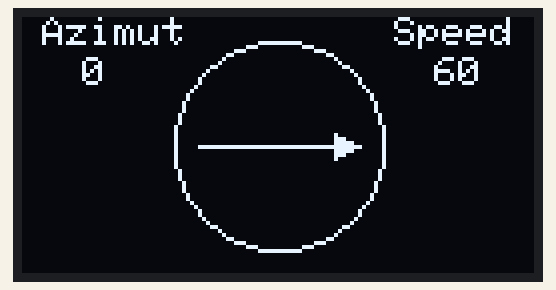
This sketch was run on a simulated Arduino Uno, built with avr-gcc and run on an emulated ATmega328P. Shown: 128×64 one-colour display.

Above: at 1.63 s.
At 2.83 s:
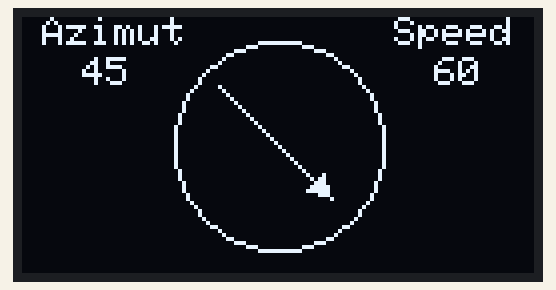
At 4.16 s:
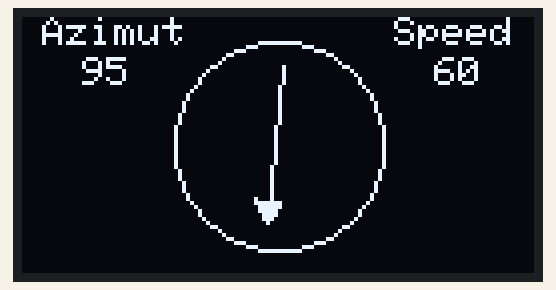
At 6.7 s:
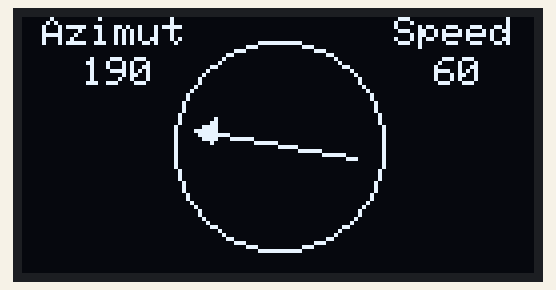
At 9.24 s:
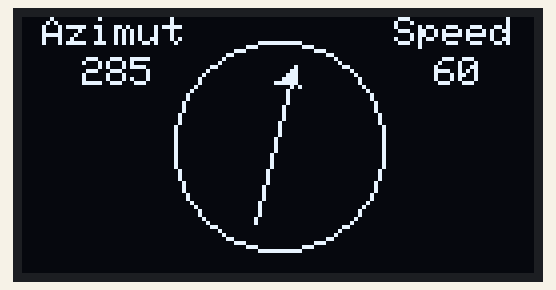
At 11.91 s:
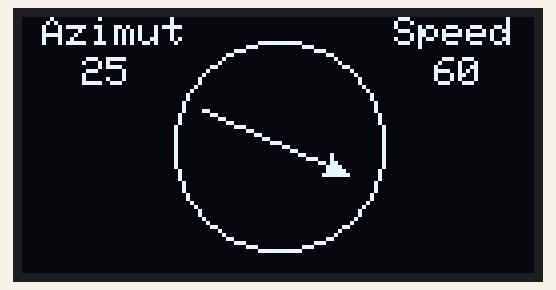

Measured:
- by itself, everything shown: repeats every 9.6 s, in 72 steps

The sketch:

ssd1306_128x64_i2c.ino
```cpp
#include <SPI.h>
#include <Wire.h>
#include <Adafruit_GFX.h>
#include <Adafruit_SSD1306.h>

#define SCREEN_WIDTH 128 // OLED display width, in pixels
#define SCREEN_HEIGHT 64 // OLED display height, in pixels

// Declaration for an SSD1306 display connected to I2C (SDA, SCL pins)
// The pins for I2C are defined by the Wire-library.
// On an arduino UNO:       A4(SDA), A5(SCL)
#define OLED_RESET     -1 // Reset pin # (or -1 if sharing Arduino reset pin)
#define SCREEN_ADDRESS 0x3C ///< See datasheet for Address; 0x3D for 128x64, 0x3C for 128x32
Adafruit_SSD1306 display(SCREEN_WIDTH, SCREEN_HEIGHT, &Wire, OLED_RESET);

void setup() {
  Serial.begin(9600);

  // Wait for display
  delay(500);

  // SSD1306_SWITCHCAPVCC = generate display voltage from 3.3V internally
  if(!display.begin(SSD1306_SWITCHCAPVCC, SCREEN_ADDRESS)) {
    Serial.println(F("SSD1306 allocation failed"));
    for(;;); // Don't proceed, loop forever
  }

  // Clear the buffer
  display.clearDisplay();
  delay(1000);
}

void loop() {
    // Пример использования функции с разными углами
    for (int angle = 0; angle < 360; angle += 5) {
        drawCompassArrow(angle);  // Нарисовать стрелку компаса для текущего угла
        delay(100);              // Задержка для отображения стрелки
    }
}

// Функция для отображения стрелки компаса
void drawCompassArrow(int angle) {
    // Очистить дисплей
    display.clearDisplay();

    // Перевести угол в радианы
    float radians = angle * (PI / 180);

    // Определяем координаты центра и конца стрелки
    int centerX = SCREEN_WIDTH / 2;
    int centerY = SCREEN_HEIGHT / 2;
    int arrowLength = 40; // Длина стержня стрелки
    int backLength = arrowLength/2; // Длина части стержня, уходящей назад
    int tipLength = 6; // Длина наконечника стрелки
    int arrowWidth = 6; // Ширина наконечника стрелки

    // Конец стержня стрелки (продленный назад)
    int startX = centerX - backLength * cos(radians);
    int startY = centerY - backLength * sin(radians);
    int endX = startX + arrowLength * cos(radians);
    int endY = startY + arrowLength * sin(radians);

    // Отрисовать стержень стрелки
    display.drawLine(startX, startY, endX, endY, SSD1306_WHITE);

    // Вычисляем координаты наконечника стрелки (треугольник)
    float arrowAngle1 = radians + (PI / 6); // Угол одного края наконечника
    float arrowAngle2 = radians - (PI / 6); // Угол другого края наконечника

    // Координаты кончиков наконечника стрелки
    int tipX1 = endX - tipLength * cos(arrowAngle1);
    int tipY1 = endY - tipLength * sin(arrowAngle1);
    int tipX2 = endX - tipLength * cos(arrowAngle2);
    int tipY2 = endY - tipLength * sin(arrowAngle2);

    // Отрисовать наконечник стрелки (треугольник)
    display.fillTriangle(endX, endY, tipX1, tipY1, tipX2, tipY2, SSD1306_WHITE);

    // Рисуем круг вокруг стрелки
    display.drawCircle(centerX, centerY, 6+backLength, SSD1306_WHITE);

    // Вывод текста "Azimut" и угла
    display.setCursor(5, 0); // Устанавливаем курсор в верхний левый угол
    display.setTextSize(1);  // Размер текста
    display.setTextColor(SSD1306_WHITE); // Цвет текста
    display.print("Azimut");
    display.setCursor(15, 10);
    display.print(angle);     // Значение угла

    // Вывод текста "Speed" и статического значения 60 км/ч
    display.setCursor(SCREEN_WIDTH - 35, 0); // Устанавливаем курсор в верхний правый угол
    display.print("Speed");
    display.setCursor(SCREEN_WIDTH - 25, 10);
    display.print("60");

    // Обновить дисплей с новым содержимым
    display.display();
}
```
